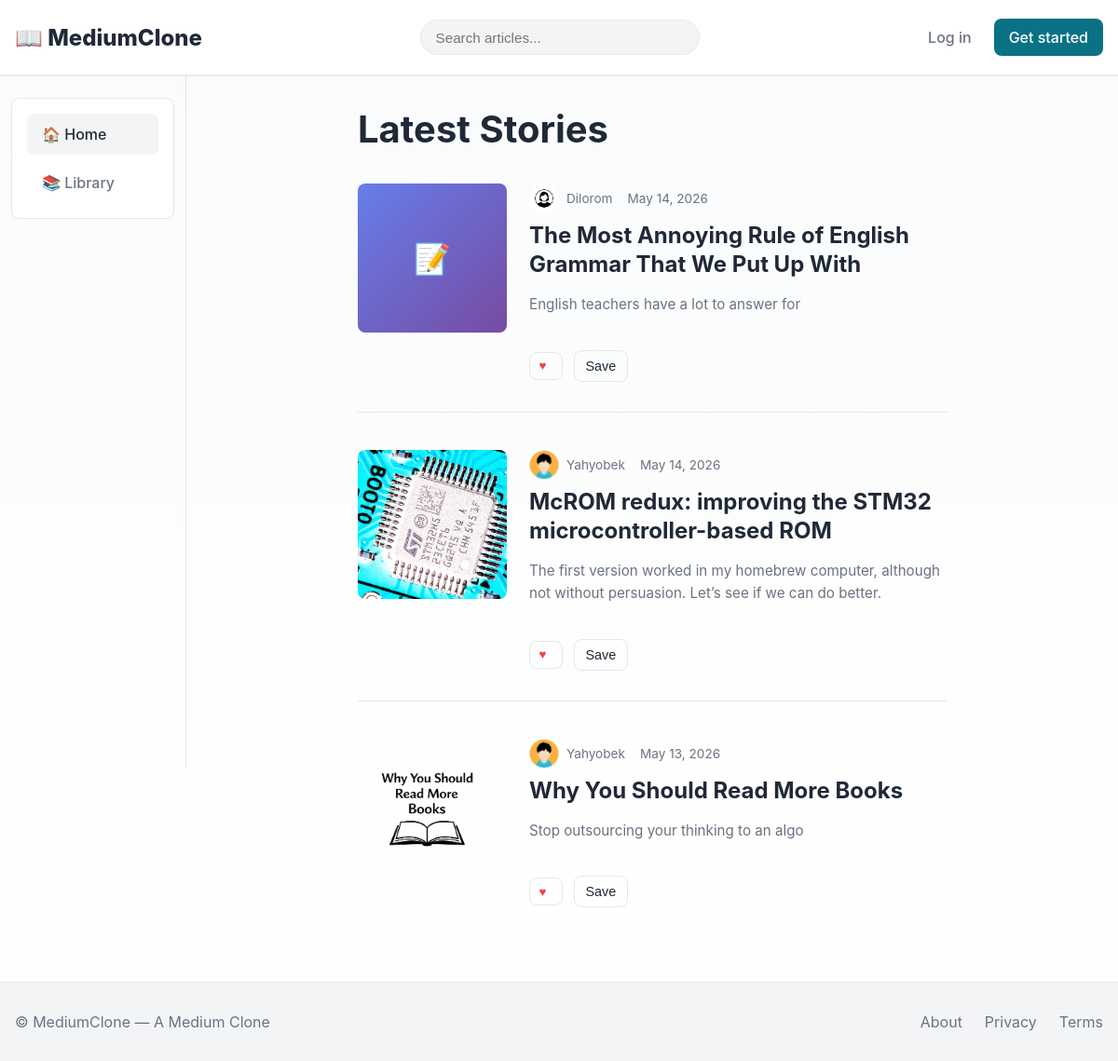
The app's page /, older data.
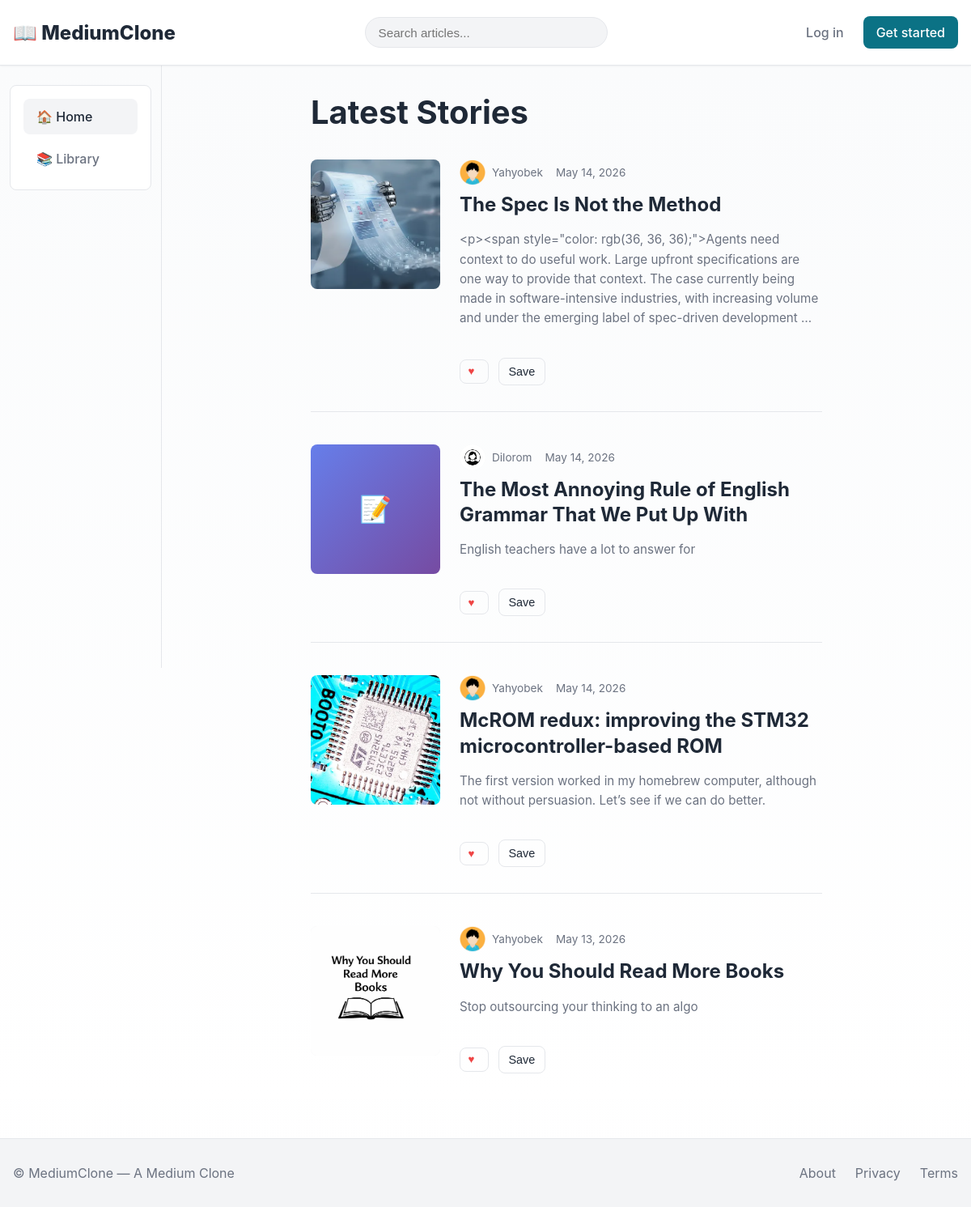
The same page, newer data.
### articles/models.py (models this page shows, shortened)
class Article(models.Model):
    STATUS_CHOICES = (("draft", "Draft"), ("published", "Published"))
    author = models.ForeignKey(settings.AUTH_USER_MODEL, on_delete=models.CASCADE, related_name="articles")
    title = models.CharField(max_length=255)
    slug = models.SlugField(max_length=300, unique=True, blank=True)
    body = models.TextField()
    excerpt = models.TextField(blank=True)
    status = models.CharField(max_length=10, choices=STATUS_CHOICES, default="draft")
    tags = models.ManyToManyField(Tag, blank=True, related_name="articles")
    is_member_only = models.BooleanField(
        default=False,
        help_text="Only followers can read this article"
    )
    cover_image = models.ImageField(upload_to="article_covers/", blank=True, null=True)
    views_count = models.PositiveIntegerField(default=0)
    created_at = models.DateTimeField(auto_now_add=True)
    updated_at = models.DateTimeField(auto_now=True)
    published_at = models.DateTimeField(blank=True, null=True)
    class Meta:
        ordering = ["-published_at", "-created_at"]
        indexes = [models.Index(fields=["-published_at", "status"])]
    def get_absolute_url(self):
        return reverse("articles:detail", kwargs={"slug": self.slug})

### accounts/models.py (models this page shows, shortened)
class CustomUser(AbstractUser):
    bio = models.TextField(blank=True)
    avatar = models.ImageField(upload_to="avatars/", blank=True, null=True)
    website = models.URLField(blank=True)

### core/views.py (the view)
# urls.py: path("", views.home, name="home"),
def home(request):
    qs = Article.objects.filter(status="published").select_related("author")[:10]
    return render(request, "core/home.html", {"articles": qs})

### core/templates/core/home.html (shortened to what this page needs)
{% extends "core/base.html" %}
{% block content %}
<div style="display:flex;gap:0;width:100%">
  <aside class="left-sidebar">
    <div class="card">
      <ul>
        <li class="nav-item"><a href="{% url 'core:home' %}" class="active">🏠 Home</a></li>
        <li class="nav-item"><a href="{% url 'interactions:library' %}">📚 Library</a></li>
      </ul>
    </div>
  </aside>
  <section class="center-feed">
    <h1 style="margin-bottom:2rem">Latest Stories</h1>
    <div class="article-feed">
      {% for article in articles %}
        <div class="article-item">
          {% if article.cover_image %}
            <div class="article-cover">
              <a href="{{ article.get_absolute_url }}" style="display:block;width:100%;height:100%;overflow:hidden">
                <img src="{{ article.cover_image.url }}" alt="{{ article.title }}" loading="lazy">
              </a>
            </div>
          {% else %}
            <div class="article-cover">
              <div style="width:100%;height:100%;background:linear-gradient(135deg,#667eea 0%,#764ba2 100%);display:flex;align-items:center;justify-content:center;color:white;font-weight:700;font-size:2rem">
                📝
              </div>
            </div>
          {% endif %}
          <div class="article-content">
            <div class="article-meta">
              <div class="article-author">
                {% if article.author.avatar %}
                  <div class="article-author-avatar">
                    <img src="{{ article.author.avatar.url }}" alt="{{ article.author.username }}">
                  </div>
                {% else %}
                  <div class="article-author-avatar">{{ article.author.username|slice:":1"|upper }}</div>
                {% endif %}
                <span><a href="{% url 'accounts:profile' article.author.username %}">{{ article.author.username }}</a></span>
              </div>
              <span>{{ article.published_at|date:"M j, Y" }}</span>
            </div>
            <h2><a href="{{ article.get_absolute_url }}">{{ article.title }}</a></h2>
            <p class="article-excerpt">{{ article.excerpt|default:article.body|truncatewords:40 }}</p>
            <div class="article-actions">
              <button id="like-btn" class="like-btn {% if object.user_has_liked %}liked{% endif %}" data-article-id="{{ object.id }}">
                <span class="heart">♥</span>
              </button>
              <button id="bookmark-btn"
                class="btn {% if object.user_has_bookmarked %}saved{% endif %}"
                data-article-id="{{ object.id }}" title="Save to library">
                <span class="label">Save</span>
            </button>
            </div>
          </div>
        </div>
      {% empty %}
        <div class="card" style="padding:2rem;text-align:center">
          <p>No articles yet. Be the first to write one!</p>
        </div>
      {% endfor %}
    </div>
  </section>
</div>
{% endblock %}

### core/templates/core/base.html (shortened to what this page needs)
<!doctype html>
{% load static %}
<html lang="en">
<head>
  <link rel="stylesheet" href="{% static 'css/main.css' %}">
  <link href="https://cdn.quilljs.com/1.3.7/quill.snow.css" rel="stylesheet">
</head>
<body>
  <header class="site-header">
    <div class="header-inner">
      <a class="brand" href="{% url 'core:home' %}">📖 MediumClone</a>
      <form class="search-form" method="get" action="{% url 'articles:list' %}">
        <input name="q" type="search" placeholder="Search articles..." value="{{ request.GET.q|default:'' }}" aria-label="Search">
      </form>
      <nav class="nav">
        {% if user.is_authenticated %}
          <a class="nav-link" href="{% url 'articles:create' %}">✍️ Write</a>
          <div class="notifications-dropdown">
            <button id="notifications-btn" title="Notifications">
              🔔
              <span id="notif-badge" class="badge" style="display:none">0</span>
            </button>
            <div id="notifications-menu" class="dropdown-menu" style="display:none">
              <div>Notifications</div>
              <div id="notifications-list-menu"></div>
              <div style="padding:.75rem;border-top:1px solid var(--border);text-align:center">
                <a href="{% url 'notifications:list' %}" class="hint" style="text-decoration:none">See all</a>
              </div>
            </div>
          </div>
          <a class="nav-link" href="{% url 'accounts:profile' user.username %}">👤 {{ user.username }}</a>
          <a class="nav-link" href="{% url 'accounts:logout' %}">🚪 Logout</a>
        {% else %}
          <a class="nav-link" href="{% url 'accounts:login' %}">Log in</a>
          <a class="nav-link btn-signup" href="{% url 'accounts:signup' %}">Get started</a>
        {% endif %}
      </nav>
    </div>
  </header>
  <main class="main">
    {% block content %}{% endblock %}
  </main>
  <footer class="site-footer">
    <div class="footer-inner">
      <div>© {{ now|date:"Y" }} MediumClone — A Medium Clone</div>
      <div class="foot-links">
        <a href="{% url 'core:intro' %}">About</a>
        <a href="#">Privacy</a>
        <a href="#">Terms</a>
      </div>
    </div>
  </footer>
</body>
</html>

Row changes from the older to the newer data that the page shows:
added Article: cover_image (picture), author.avatar (picture), author.username "Yahyobek", published_at "May 14, 2026", title "The Spec Is Not the Method", excerpt "<p><span style=\"color: rgb(36, 36, 36);\">Agents need context to do useful work. Large upfront specifications are one way to provide that context. The case currently being made in software-intensive industries, with increasing volume and under the emerging label of spec-driven development …"
